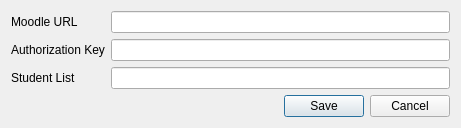
<?xml version="1.0" encoding="UTF-8"?>
<ui version="4.0">
 <class>Dialog</class>
 <widget class="QDialog" name="Dialog">
  <property name="geometry">
   <rect>
    <x>0</x>
    <y>0</y>
    <width>461</width>
    <height>125</height>
   </rect>
  </property>
  <property name="windowTitle">
   <string>Settings</string>
  </property>
  <layout class="QFormLayout" name="formLayout">
   <item row="0" column="0">
    <widget class="QLabel" name="label_2">
     <property name="text">
      <string>Moodle URL</string>
     </property>
     <property name="buddy">
      <cstring>url_lineEdit</cstring>
     </property>
    </widget>
   </item>
   <item row="1" column="0">
    <widget class="QLabel" name="label_3">
     <property name="text">
      <string>Authorization Key</string>
     </property>
     <property name="buddy">
      <cstring>key_lineEdit</cstring>
     </property>
    </widget>
   </item>
   <item row="4" column="1">
    <widget class="QDialogButtonBox" name="buttonBox">
     <property name="orientation">
      <enum>Qt::Horizontal</enum>
     </property>
     <property name="standardButtons">
      <set>QDialogButtonBox::Cancel|QDialogButtonBox::Save</set>
     </property>
    </widget>
   </item>
   <item row="0" column="1">
    <widget class="QLineEdit" name="url_lineEdit"/>
   </item>
   <item row="1" column="1">
    <widget class="QLineEdit" name="key_lineEdit"/>
   </item>
   <item row="2" column="1">
    <widget class="QLineEdit" name="studentlist_lineEdit"/>
   </item>
   <item row="2" column="0">
    <widget class="QLabel" name="label">
     <property name="text">
      <string>Student List</string>
     </property>
     <property name="buddy">
      <cstring>studentlist_lineEdit</cstring>
     </property>
    </widget>
   </item>
  </layout>
 </widget>
 <resources/>
 <connections>
  <connection>
   <sender>buttonBox</sender>
   <signal>accepted()</signal>
   <receiver>Dialog</receiver>
   <slot>accept()</slot>
   <hints>
    <hint type="sourcelabel">
     <x>318</x>
     <y>107</y>
    </hint>
    <hint type="destinationlabel">
     <x>157</x>
     <y>124</y>
    </hint>
   </hints>
  </connection>
  <connection>
   <sender>buttonBox</sender>
   <signal>rejected()</signal>
   <receiver>Dialog</receiver>
   <slot>reject()</slot>
   <hints>
    <hint type="sourcelabel">
     <x>386</x>
     <y>113</y>
    </hint>
    <hint type="destinationlabel">
     <x>286</x>
     <y>124</y>
    </hint>
   </hints>
  </connection>
 </connections>
</ui>
